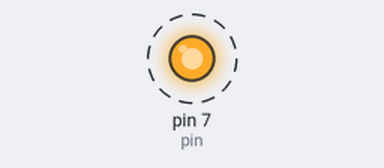
This program was run on a simulated Raspberry Pi (header pin numbers). Parts: output pins drawn as LEDs (lit = HIGH). Dashed ring = blinking. At 40.0 s the program stops and its outputs stay as they are.

Above: at 0.5 s.
Timing chart, 0 to 4.6 s (numbered marks = the images above):
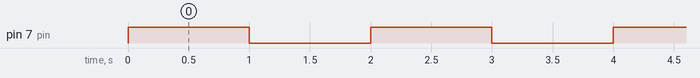

The program:

blinky.py
```python
'''

FILE NAME
blinky.py

1. WHAT IT DOES
Makes an LED blink using a Raspberry Pi.

2. REQUIRES
* Any Raspberry Pi
* A 5mm LED
* A 1KOhm resistor
* Jumper wires

3. ORIGINAL WORK
Raspberry Full stack 2018, Peter Dalmaris

4. HARDWARE
D07: LED

5. SOFTWARE
Command line terminal
Simple text editor
Libraries:
import RPi.GPIO as GPIO
import time (for 'sleep')

6. WARNING!
None

7. CREATED

8. TYPICAL OUTPUT
LED blinks

 // 9. COMMENTS
--

 // 10. END

'''

import RPi.GPIO as GPIO         ## Import GPIO Library
import time                     ## Import 'time' library (for 'sleep')

pin = 7                         ## We're working with pin 7
GPIO.setmode(GPIO.BOARD)        ## Use BOARD pin numbering
GPIO.setup(pin, GPIO.OUT)       ## Set pin 7 to OUTPUT

for i in range (0, 20):         ## Repeat 20 times
	GPIO.output(pin, GPIO.HIGH) ## Turn on GPIO pin (HIGH)
	time.sleep(1)               ## Wait 1 second
	GPIO.output(pin, GPIO.LOW)  ## Turn off GPIO pin (LOW)
	time.sleep(1)               ## Wait 1 second

GPIO.cleanup()
```

Measured:
- by itself, pin 7 (pin): alternates HIGH for 1.0 s and LOW for 1.0 s, 40 changes in all, then stays LOW
